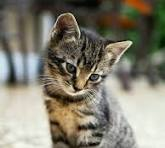
#> input picture my/image.jpeg, 165 x 148 px
$ jupyter execute '10.histogram and histogram equlization.ipynb'
#> lines starting #> are read from the running program, lines starting #| are printed output that depends on the picture
## write a python program to generate image histograms and perform histogram equalization.

[cell 1]
import cv2
import numpy as np
import matplotlib.pyplot as plt

# Read image
img = cv2.imread('image.jpeg')
#> img is the input picture: shape (148, 165, 3); mean B, G, R 112.3, 126.7, 130.2

# Convert BGR to RGB
img = cv2.cvtColor(img, cv2.COLOR_BGR2RGB)

# Convert RGB to grayscale
gray = cv2.cvtColor(img, cv2.COLOR_RGB2GRAY)
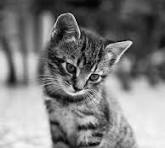
#> gray: shape (148, 165); min 1, max 252, mean 126.1

[cell 2]
# 1. Generate Histogram
hist = cv2.calcHist([gray], [0], None, [256], [0, 256])
#> hist = 256 values, max 228 at index 56, min 0 at index 0, mean 95.39

# 2. Histogram Equalization
equalized = cv2.equalizeHist(gray)

# Generate equalized histogram
hist_equalized = cv2.calcHist([equalized], [0], None, [256], [0, 256])
#> hist_equalized = 256 values, max 228 at index 49, min 0 at index 21, mean 95.39

# Display results
plt.figure(figsize=(12, 8))

plt.subplot(2, 2, 1)
plt.imshow(gray, cmap='gray')
plt.title('Original Grayscale Image')
plt.axis('off')

plt.subplot(2, 2, 2)
plt.plot(hist)
plt.title('Original Histogram')
plt.xlabel('Pixel Intensity')
plt.ylabel('Frequency')
plt.xlim([0, 256])

plt.subplot(2, 2, 3)
plt.imshow(equalized, cmap='gray')
plt.title('Histogram Equalized Image')
plt.axis('off')

plt.subplot(2, 2, 4)
plt.plot(hist_equalized)
plt.title('Equalized Histogram')
plt.xlabel('Pixel Intensity')
plt.ylabel('Frequency')
plt.xlim([0, 256])

plt.tight_layout()
plt.show()
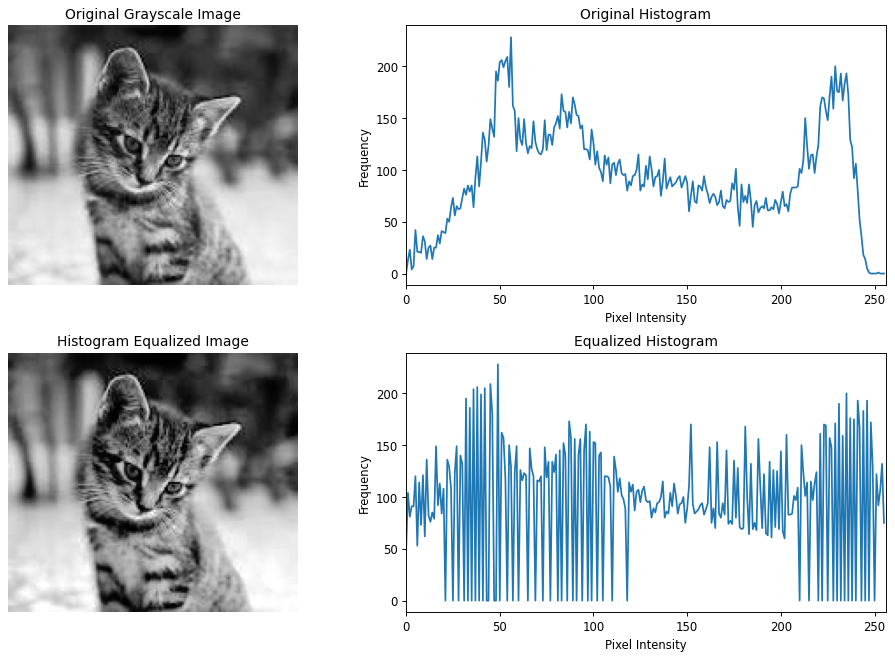
#> figure drawn by matplotlib, 4 panels; panel 2: curve peaks at x = 56, y = 228; panel 4: curve peaks at x = 49, y = 228

[cell 3]
import cv2
import numpy as np
import matplotlib.pyplot as plt

# Read image
img = cv2.imread('image.jpeg')

# Convert BGR to RGB
img = cv2.cvtColor(img, cv2.COLOR_BGR2RGB)

# Convert to grayscale
gray = cv2.cvtColor(img, cv2.COLOR_RGB2GRAY)

# Get image dimensions
rows, cols = gray.shape
#> rows = 148; cols = 165

# ---------------------------------
# 1. MANUAL HISTOGRAM GENERATION
# ---------------------------------

hist = np.zeros(256, dtype=int)

for i in range(rows):
    for j in range(cols):
        intensity = gray[i, j]
        hist[intensity] += 1

# ---------------------------------
# 2. MANUAL HISTOGRAM EQUALIZATION
# ---------------------------------

# Calculate PDF (Probability Distribution Function)
pdf = hist / (rows * cols)
#> pdf = 256 values, max 0.00934 at index 56, min 0 at index 0, mean 0.00391

# Calculate CDF (Cumulative Distribution Function)
cdf = np.zeros(256)

cdf[0] = pdf[0]

for i in range(1, 256):
    cdf[i] = cdf[i-1] + pdf[i]
#> after the loop, cdf = 256 values from 0 to 1

# Find minimum non-zero CDF
cdf_min = cdf[cdf > 0].min()
#> cdf_min = 0.000532

# Create intensity mapping table
mapping = np.zeros(256, dtype=np.uint8)

for i in range(256):
    mapping[i] = round(cdf[i] * 255)
#> after the loop, mapping = 256 values from 0 to 255

# Apply mapping to original image
equalized = np.zeros_like(gray)

for i in range(rows):
    for j in range(cols):
        equalized[i, j] = mapping[gray[i, j]]

# ---------------------------------
# 3. GENERATE EQUALIZED HISTOGRAM
# ---------------------------------

hist_equalized = np.zeros(256, dtype=int)

for i in range(rows):
    for j in range(cols):
        intensity = equalized[i, j]
        hist_equalized[intensity] += 1

# ---------------------------------
# 4. DISPLAY RESULTS
# ---------------------------------

plt.figure(figsize=(12, 8))

plt.subplot(2, 2, 1)
plt.imshow(gray, cmap='gray')
plt.title('Original Image')
plt.axis('off')

plt.subplot(2, 2, 2)
plt.plot(hist)
plt.title('Original Histogram')
plt.xlabel('Intensity')
plt.ylabel('Frequency')

plt.subplot(2, 2, 3)
plt.imshow(equalized, cmap='gray')
plt.title('Equalized Image')
plt.axis('off')

plt.subplot(2, 2, 4)
plt.plot(hist_equalized)
plt.title('Equalized Histogram')
plt.xlabel('Intensity')
plt.ylabel('Frequency')

plt.tight_layout()
plt.show()
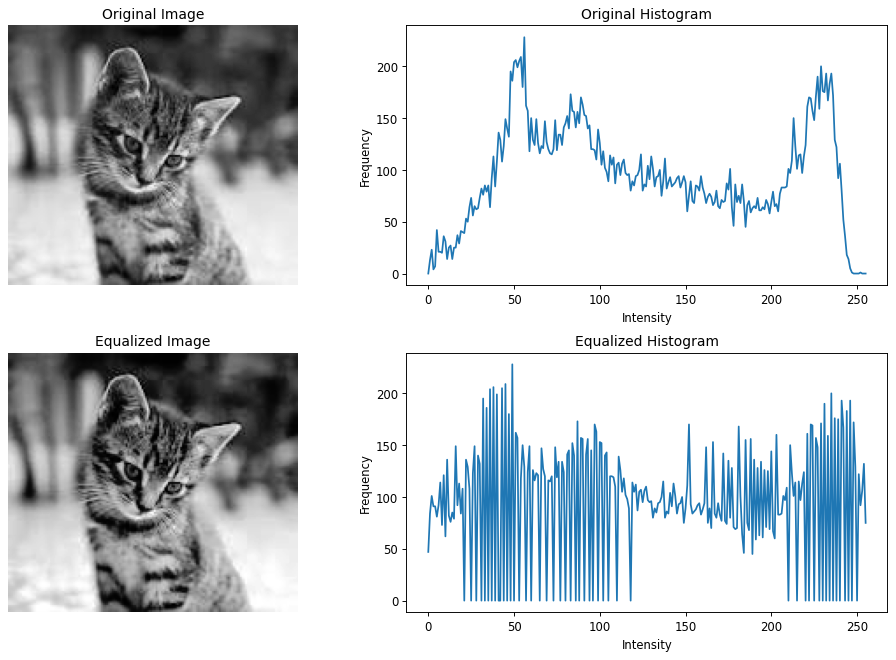
#> figure drawn by matplotlib, 4 panels; panel 2: curve peaks at x = 56, y = 228; panel 4: curve peaks at x = 49, y = 228
